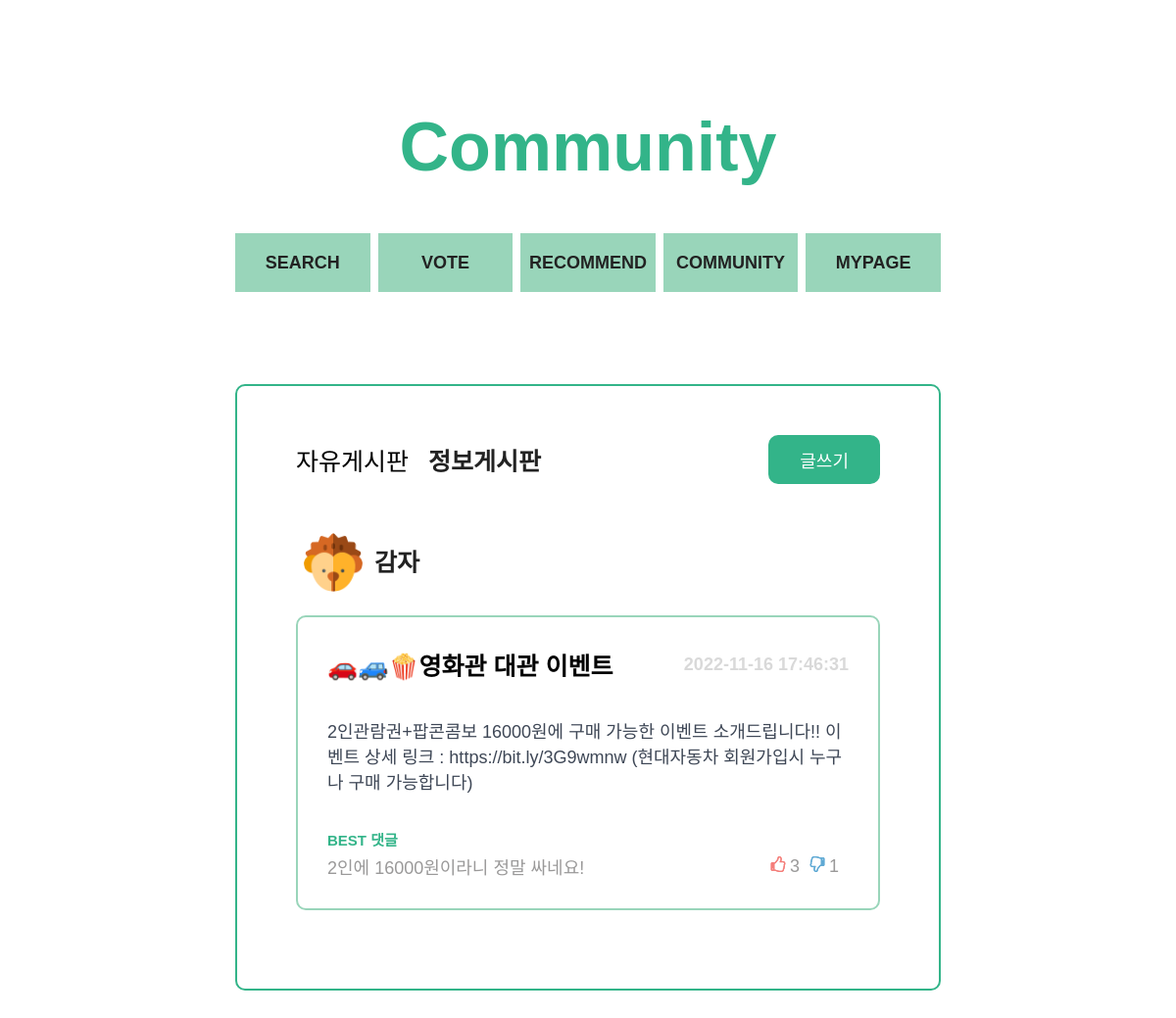
Page /pages/community/community_info.php on the committed database.
### tables this page shows
create table board (
	boardid int not null auto_increment primary key,
	userid varchar(20) not null,
	title varchar(50) not null,
	content varchar(500) not null,
	timestamps timestamp not null DEFAULT CURRENT_TIMESTAMP,
	type varchar(10) not null,
	foreign key (userid) references users (userid)
);

create table users (
	userid varchar(20) not null primary key,
	password varchar(40) not null,
	name varchar(15) not null,
	profile varchar(500) not null
);

### pages/community/community_info.php (the view, shortened to what this page needs)
<?php
$conn = mysqli_connect("localhost", "team15", "team15", "team15");
$res = array();
$bestComment = array();
$userId = $_SESSION['userId'];
if (mysqli_connect_errno()) {
    echo "<script>alert('Connection fail');</script>";
    exit();
} else {
    $sql = "select f.boardid, f.title, f.content, f.timestamps, u.userid, u.name, u.profile
            from board as f
            inner join users as u on f.userid = u.userid
            where type='info'
            order by f.boardid desc";
    if($stmt = mysqli_prepare($conn, $sql)) {
        if(mysqli_stmt_execute($stmt)) {
            mysqli_stmt_bind_result($stmt, $boardid, $title, $content, $time, $writerId, $writer, $writer_profile);
            while(mysqli_stmt_fetch($stmt)) {
                array_push($res, [
                    "boardid" => $boardid,
                    "title" => $title,
                    "content" => $content,
                    "time" => $time,
                    "writerId" => $writerId,
                    "writer" => $writer,
                    "profile" => $writer_profile
                ]);
            }
        } else {
            echo "<script>alert('fail execute the query');</script>";
            exit();
        }
    } else {
        echo "<script>alert('Fail prepare the statement');</script>";
        exit();
    }
    $sql = "select exists (select * from comment where boardid = ?)";
    if($stmt = mysqli_prepare($conn, $sql)) {
        for ($i=0; $i < count($res); $i++) {
            $id = $res[$i]['boardid'];
            mysqli_stmt_bind_param($stmt,"s", $id);
            if(mysqli_stmt_execute($stmt)) {
                mysqli_stmt_bind_result($stmt, $exist);
                while(mysqli_stmt_fetch($stmt)) {
                    array_push($bestComment, $exist);
                }
            } else {
                echo "<script>alert('fail execute the query');</script>";
                exit();
            }
        }
    } else {
        echo "<script>alert('Fail prepare the statement');</script>";
        exit();
    }
    $sql = "select c.content, c.like_no, c.hate
            from comment as c
            where c.commentid = (
                select r.best from (
                    select b.commentid as best, max(b.diff)
                    from (
                        select commentid, (a.like_no - a.hate) as diff
                        from comment as a
                        where boardid = ?
                    ) b where b.diff >= 1
                ) r
            ) limit 1";
    for ($i=0; $i < count($bestComment); $i++) {
        if($bestComment[$i] == 1) {
            if($stmt = mysqli_prepare($conn, $sql)) {
                mysqli_stmt_bind_param($stmt, "s", $res[$i]['boardid']);
                if(mysqli_stmt_execute($stmt)) {
                    mysqli_stmt_bind_result($stmt, $comment, $like, $hate);
                    while(mysqli_stmt_fetch($stmt)) {
                        $res[$i] = $res[$i] + array(
                            "comment" => $comment,
                            "like" => $like,
                            "hate" => $hate
                        );
                    }
                } else {
                    echo "<script>alert('fail execute the query');</script>";
                    exit();
                }
            } else {
                echo "<script>alert('Fail prepare the statement');</script>";
                exit();
            }
        }
    }
}
?>
<!DOCTYPE html>
<html lang="en">
<head>
    <link rel="stylesheet" href="../../index.css">
    <link rel="stylesheet" href="./communityStyle.css">
</head>
<body>
    <div id="contents">
        <header class="title">
            <h1>Community</h1>
        </header>
        <section class="menu">
            <a href="../search/search.php"><h4 class="eachMenu">SEARCH</h4></a>
            <a href="../vote/index.html"><h4 class="eachMenu">VOTE</h4></a>
            <a href="../recommend/index.html"><h4 class="eachMenu">RECOMMEND</h4></a>
            <a href="../community/index.php"><h4 class="eachMenu">COMMUNITY</h4></a>
            <a href="../mypage/index.php"><h4 class="eachMenu">MYPAGE</h4></a>
        </section>
        <section class="board">
            <div class="topMenu">
                <div class="category">
                    <h3 class="free" onclick="location.href='index.php'">자유게시판</h3>
                    <h3 class="info" onclick="location.href='community_info.php'"><span id="span">정보게시판</span></h3>
                </div>
                <?php
                $url = "./community_newPost.php?type=info";
                ?>
                    <button class="button" onclick="location.href='<?=$url?>'">글쓰기</button>
            </div>
            <?php
            for ($i=0; $i < count($res); $i++) {
                if($res[$i]['writerId'] == $userId) {
                    $url = "community_myPost.php?boardid=".$res[$i]['boardid'];
                } else {
                    $url = "community_each.php?boardid=".$res[$i]['boardid'];
                }
            ?>
            <div class="post" onclick="location.href='<?=$url?>'">
                <div class="eachProfile">
                    <img class="profileImg" src="<?=$res[$i]['profile']?>">
                    <p class="nickName"><?=$res[$i]['writer']?></p>
                </div>
                <div class="eachPost">
                    <div class="eachPostTop">
                        <h3 class="eachPostTitle"><?=$res[$i]['title']?></h3>
                        <div class="timeStamp"><?=$res[$i]['time']?></div>
                    </div>
                    <h4 class="postContents">
                        <?=$res[$i]['content']?>
                    </h4>
                    <?php
                    if(array_key_exists('comment', $res[$i])) {
                    ?>
                    <div class="replIndex">BEST 댓글</div>
                    <div class="bestRepl">
                        <div class="text"><?=$res[$i]['comment']?></div>
                        <div class="replCount">
                        <div class="thumbUp"><img src="../../img/thumb_up.svg" width="16px" height="16px"></div>
                        <div class="thumbNum"><?=$res[$i]['like']?></div>
                        <div class="thumbDown"><img src="../../img/thumb_down.svg" width="16px" height="16px"></div>
                        <div class="thumbNum"><?=$res[$i]['hate']?></div>
                    </div>
                    </div>
                    <?php
                    }
                    ?>
                </div>
            </div>
            <?php
            }
            ?>
        </section>
    </div>
</body>
</html>

### index.css (style rules this page uses)
:root { --color-white: #ffffff; --color-gray-600: #222222; --color-gray-500: #3E4756; --color-gray-450: #A2ACBD; --color-gray-400: #9A9999; --color-gray-350: #D9D9D9; --color-gray-300: #EEEEEE; --color-blue-600: #1B4965; --color-blue-500: #62B6CB; --color-blue-400: #5FA8D3; --color-blue-300: #98C0F6; --color-blue-200: #CAE9FF; --color-red-300: #F47D79; --color-red-200: #FCA5A5; --color-red-100: #FECACA; --color-green-300: #33B489; --color-green-200: #67C891; --color-green-100: #99D5BA; --color-grad-500: #BEE9E8; --color-grad-400: #ACF2E2; --color-grad-300: #A8F8CF; --color-grad-200: #B6FCB3; --color-grad-100: #F9F871; --font-large: 70px; --font-medium: 35px; --font-regular: 25px; --font-semi-regular : 20px; --font-small:18px; --font-semi-micro: 15px; --font-micro: 13px; --weight-bold: 700; --weight-regular: 400; --weight-light: 300; --border-radius-regular: 10px; --border-radius-small: 5px; --animation-duration: 300ms; --width-large:72rem; --width-medium:65rem; }
* { box-sizing: border-box; font-size: 62.5%; }
body { width: 100%; height: 100%; font-family: "source-han-sans-korean", sans-serif; cursor: default; text-align: center; background-color: var(--color-white); margin: 0; padding: 0; }
a { text-decoration: none; }
button { background-color: transparent; cursor: pointer; border: none; outline: none; padding: 0; }
h1, .title1 { font-size: var(--font-large); font-weight: var(--weight-bold); margin:0; }
h3, .title3 { font-size: var(--font-regular); font-weight: var(--weight-bold); margin:0; }
h4, .title4 { font-size: var(--font-small); font-weight: var(--weight-bold); margin:0; }
#contents { margin: 0 auto; display: flex; flex-direction: column; width: 72rem; padding-bottom: 10rem; }
.title { margin-top:11rem; margin-bottom:2.4rem; }

### rows in the picture
board: userid.profile (picture), userid.name "감자", title "🚗🚙🍿영화관 대관 이벤트", timestamps "2022-11-16 17:46:31", content "2인관람권+팝콘콤보 16000원에 구매 가능한 이벤트 소개드립니다!! 이벤트 상세 링크 : https://bit.ly/3G9wmnw (현대자동차 회원가입시 누구나 구매 가능합니다)", comment "2인에 16000원이라니 정말 싸네요!", like "3", hate "1"
